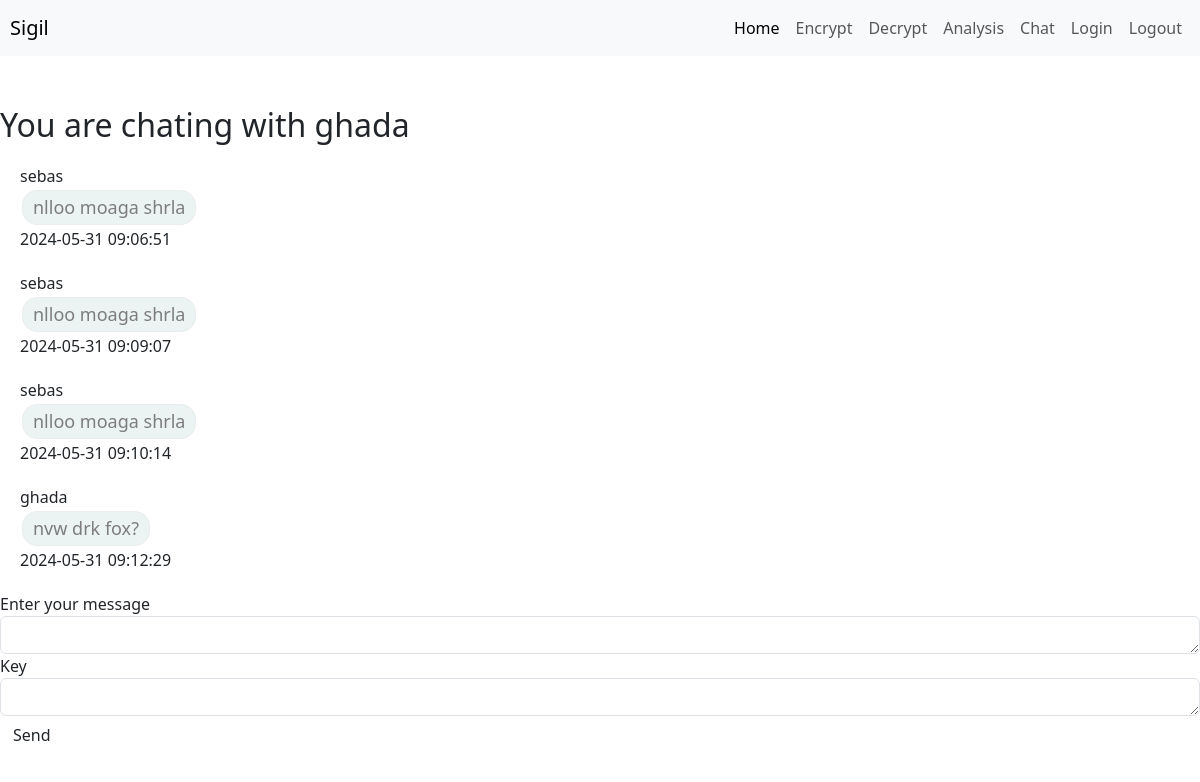
The app's page /chat/1 (signed in) with its own data.
### tables this page shows
CREATE TABLE users (id INTEGER PRIMARY KEY AUTOINCREMENT NOT NULL, username TEXT NOT NULL, hash TEXT NOT NULL);

CREATE TABLE messages(

id INTEGER PRIMARY KEY AUTOINCREMENT NOT NULL,

chat_id INTEGER NOT NULL,

sender_id INTEGER NOT NULL,

message TEXT NOT NULL,

datetime NUMERIC,

sender_username TEXT NOT NULL,
FOREIGN KEY(chat_id) REFERENCES chats(id),

FOREIGN KEY(sender_id) REFERENCES users(id)

);

### app.py (the view)
@app.route("/chat/<chatid>", methods=["GET", "POST"])
@login_required
def chat(chatid):
    messages=db.execute("SELECT * FROM messages WHERE chat_id=?", chatid)
    user=db.execute("SELECT username FROM users WHERE (id = (SELECT sender_id FROM chats WHERE id=?) OR (SELECT receiver_id FROM chats WHERE id=?)) AND id!=?", chatid, chatid, session["user_id"])
    if request.method=="POST":
        text=request.form.get("text")
        key=request.form.get("key")
        if text and key:
            encrypted=crypto.substitution(text,key)
            sender_username=db.execute("SELECT username FROM users WHERE id=? ", session["user_id"])[0]["username"]
            db.execute("INSERT INTO messages (chat_id,sender_id,message,datetime,sender_username) VALUES(?,?,?,datetime(),?)", chatid, session["user_id"], encrypted,sender_username)
            messages=db.execute("SELECT * FROM messages WHERE chat_id=?", chatid)
            return render_template("chat.html", chatid=chatid, messages=messages, user=user)
        else:
            return render_template("chat.html", chatid=chatid, messages=messages, user=user)
    else:
        return render_template("chat.html", chatid=chatid,messages=messages, user=user)

### helpers.py (called while the page is built)
def login_required(f):
    @wraps(f)
    def decorated_function(*args, **kwargs):
        if session.get("user_id") is None:
            return redirect("/login")
        return f(*args, **kwargs)
    return decorated_function

### templates/chat.html (shortened to what this page needs)
{% extends "layout.html" %}
{% block main %}
    <h2>You are chating with {{user[0].username}}</h2>
    {% for message in messages %}
        <div class="message">
            <div class="message-user">{{message.sender_username}}</div>
            <div class="message-text">{{message.message}}</div>
            <div class="message-date">{{message.datetime}}</div>
        </div>
    {% endfor %}
    <form action="/chat/{{chatid}}" method="post">
        <label for="text">Enter your message</label>
        <textarea class="form-control" id="text" name="text" rows="1" required></textarea>
        <label for="key">Key</label>
        <textarea class="form-control" id="key" name="key" rows="1" required></textarea>
        <button class="btn" type="submit">Send</button>
    </form>
{% endblock %}

### templates/layout.html (shortened to what this page needs)
<!DOCTYPE html>
<html lang="en">
<head>
    <link href="https://cdn.jsdelivr.net/npm/bootstrap@5.3.3/dist/css/bootstrap.min.css" rel="stylesheet">
    <link href="/static/styles.css" rel="stylesheet">
</head>
<body>
    <nav class="navbar navbar-expand-lg navbar-light bg-light">
      <a class="navbar-brand" href="/">Sigil</a>
      <div class="collapse navbar-collapse" id="navbarNavAltMarkup">
        <div class="navbar-nav">
          <a class="nav-item nav-link active" href="/">Home </a>
          <a class="nav-item nav-link" href="/encrypt">Encrypt</a>
          <a class="nav-item nav-link" href="/decrypt">Decrypt</a>
          <a class="nav-item nav-link" href="/analysis">Analysis</a>
          <a class="nav-item nav-link" href="/chat">Chat</a>
          <a class="nav-item nav-link" href="/login">Login</a>
          <a class="nav-item nav-link" href="/logout">Logout</a>
        </div>
      </div>
    </nav>
    {% block main %}{% endblock %}
</body>
</html>

### static/styles.css (style rules this page uses)
nav { margin-bottom: 50px; }
.navbar-brand { padding-left: 10px; }
.navbar-nav { margin-left: auto; }
#navbarNavAltMarkup { padding-right: 10px; }
.message { margin: 20px; }
.message-text { width:fit-content; border: 1px solid rgb(235, 236, 237); border-radius: 15px; margin: 2px; padding: 3px 10px 3px 10px; background-color: rgb(235, 243, 243); color: rgb(125, 125, 125); font-size: large; }

### records on screen
users: username "ghada"
messages: sender_username "sebas", message "nlloo moaga shrla", datetime "2024-05-31 09:06:51"
messages: sender_username "sebas", message "nlloo moaga shrla", datetime "2024-05-31 09:09:07"
messages: sender_username "sebas", message "nlloo moaga shrla", datetime "2024-05-31 09:10:14"
messages: sender_username "ghada", message "nvw drk fox?", datetime "2024-05-31 09:12:29"
